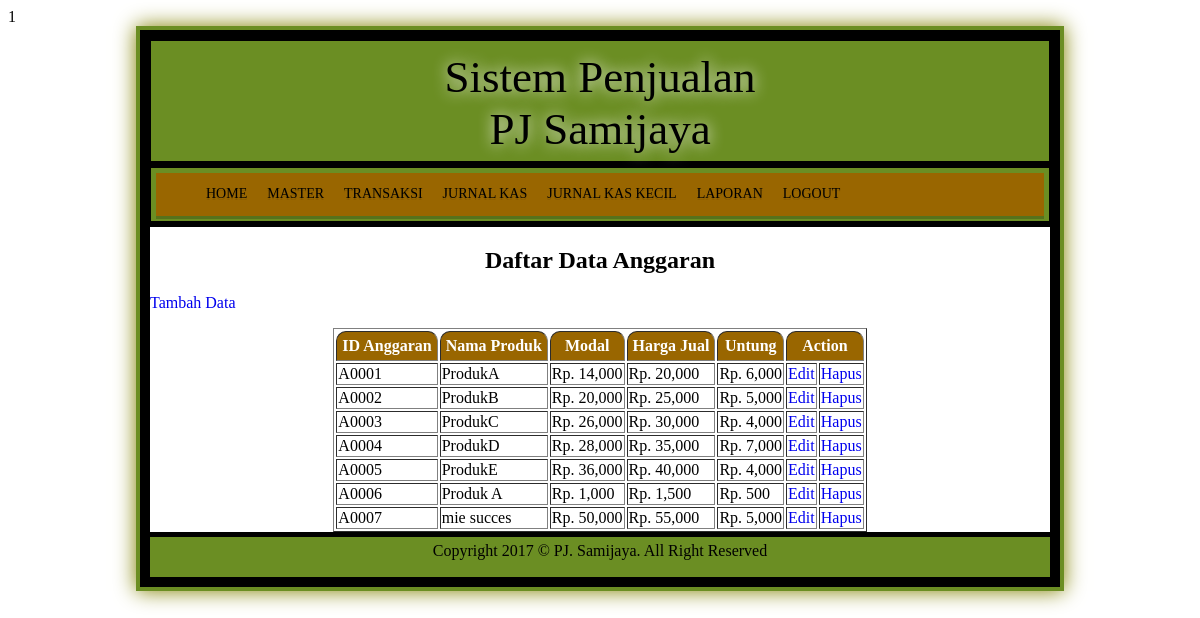
/home.php?page=anggaran (signed in), run on the app's committed database.
### tables this page shows
CREATE TABLE `anggaran` (
  `id_anggaran` char(5) NOT NULL,
  `nama_produk` varchar(40) NOT NULL,
  `modal` int(12) NOT NULL,
  `harga` int(12) NOT NULL,
  `untung` int(12) NOT NULL
);

### anggaran/index.php (the view)
<html>
<head>
</head>
<body>
<?php include "../koneksi.php"; ?>
<h2 align="center">Daftar Data Anggaran</h2>
<?php
	$select="select * from anggaran";
	$query=mysqli_query($konek,$select);
?>
<p><a href="home.php?page=input_anggaran">Tambah Data</a></p>
<table border='1' align='center'>
		<thead>
			<tr>
				<th>ID Anggaran</th><th>Nama Produk</th><th>Modal</th><th>Harga Jual</th><th>Untung</th><th colspan="2">Action</th>
			</tr>
		</thead>
<?php
	while($t = mysqli_fetch_array ($query)){
	echo "
		<tr>
			<td>$t[id_anggaran]</td>
			<td>$t[nama_produk]</td>";
?>
			<td>Rp. <?php if(!empty($t[modal])){ echo number_format($t[modal],0,'.',','); } ?></td>
			<td>Rp. <?php if(!empty($t[harga])){ echo number_format($t[harga],0,'.',','); } ?></td>
			<td>Rp. <?php if(!empty($t[untung])){ echo number_format($t[untung],0,'.',','); } ?></td>
			<td><a href=home.php?page=edit_anggaran&id_anggaran=<?php echo $t['id_anggaran']; ?>>Edit</a></td>
			<td><a href=home.php?page=del_anggaran&id_anggaran=<?php echo $t['id_anggaran']; ?> onClick="return confirm('Apakah Anda Yakin Hapus Data?')">Hapus</a></td>
<?php
}
?>
</tr>
</table>

### style.css (style rules this page uses)
body { background : url(images/back.jpg); font-family : Poor Richard; }
a { text-decoration : none; list-style : none; }
table th { background : #996600; border-top-left-radius : 10px; border-top-right-radius : 10px; padding : 5px; color : white; }

### data on the page
anggaran: id_anggaran "A0001", nama_produk "ProdukA", modal "14,000", harga "20,000", untung "6,000"
anggaran: id_anggaran "A0002", nama_produk "ProdukB", modal "20,000", harga "25,000", untung "5,000"
anggaran: id_anggaran "A0003", nama_produk "ProdukC", modal "26,000", harga "30,000", untung "4,000"
anggaran: id_anggaran "A0004", nama_produk "ProdukD", modal "28,000", harga "35,000", untung "7,000"
anggaran: id_anggaran "A0005", nama_produk "ProdukE", modal "36,000", harga "40,000", untung "4,000"
anggaran: id_anggaran "A0006", nama_produk "Produk A", modal "1,000", harga "1,500", untung "500"
anggaran: id_anggaran "A0007", nama_produk "mie succes", modal "50,000", harga "55,000", untung "5,000"
